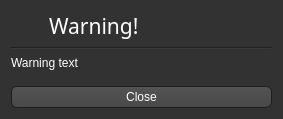
<?xml version="1.0" encoding="UTF-8"?>
<ui version="4.0">
 <class>Warning</class>
 <widget class="QDialog" name="Warning">
  <property name="geometry">
   <rect>
    <x>0</x>
    <y>0</y>
    <width>283</width>
    <height>119</height>
   </rect>
  </property>
  <property name="windowTitle">
   <string notr="true">Wii Music Editor Plus</string>
  </property>
  <property name="styleSheet">
   <string notr="true">QToolTip
{
     border: 1px solid black;
     background-color: #ffa02f;
     padding: 1px;
     border-radius: 3px;
     opacity: 100;
}

QWidget
{
    color: white;
    background-color: #323232;
}

QWidget:item:hover
{
    background-color: QLinearGradient( x1: 0, y1: 0, x2: 0, y2: 1, stop: 0 #ffa02f, stop: 1 #ca0619);
    color: #000000;
}

QWidget:item:selected
{
    background-color: QLinearGradient( x1: 0, y1: 0, x2: 0, y2: 1, stop: 0 #ffa02f, stop: 1 #d7801a);
}

QMenuBar
{
	background: #242424;
}

QMenuBar::item
{
    background: transparent;
}

QMenuBar::item:selected
{
    background: transparent;
    border: 1px solid #ffaa00;
}

QMenuBar::item:pressed
{
    background: #444;
    border: 1px solid #000;
    background-color: QLinearGradient(
        x1:0, y1:0,
        x2:0, y2:1,
        stop:1 #212121,
        stop:0.4 #343434/*,
        stop:0.2 #343434,
        stop:0.1 #ffaa00*/
    );
    margin-bottom:-1px;
    padding-bottom:1px;
}

QMenu
{
    border: 1px solid #000;
}

QMenu::item
{
    padding: 2px 20px 2px 20px;
}

QMenu::item:selected
{
    color: #000000;
}

QWidget:disabled
{
    color: #404040;
    background-color: #323232;
}

QLineEdit
{
    background-color: QLinearGradient( x1: 0, y1: 0, x2: 0, y2: 1, stop: 0 #4d4d4d, stop: 0 #646464, stop: 1 #5d5d5d);
    padding: 1px;
    border-style: solid;
    border: 1px solid #1e1e1e;
    border-radius: 5;
}

QSpinBox
{
    background-color: QLinearGradient( x1: 0, y1: 0, x2: 0, y2: 1, stop: 0 #4d4d4d, stop: 0 #646464, stop: 1 #5d5d5d);
    padding: 1px;
    border-style: solid;
    border: 1px solid #1e1e1e;
    border-radius: 5;
}

QPushButton
{
    color: white;
    background-color: QLinearGradient( x1: 0, y1: 0, x2: 0, y2: 1, stop: 0 #565656, stop: 0.1 #525252, stop: 0.5 #4e4e4e, stop: 0.9 #4a4a4a, stop: 1 #464646);
    border-width: 1px;
    border-color: #1e1e1e;
    border-style: solid;
    border-radius: 6;
    padding: 3px;
    padding-left: 5px;
    padding-right: 5px;
}

QPushButton:pressed
{
    background-color: QLinearGradient( x1: 0, y1: 0, x2: 0, y2: 1, stop: 0 #2d2d2d, stop: 0.1 #2b2b2b, stop: 0.5 #292929, stop: 0.9 #282828, stop: 1 #252525);
}

QComboBox
{
    selection-background-color: #ffaa00;
    background-color: QLinearGradient( x1: 0, y1: 0, x2: 0, y2: 1, stop: 0 #565656, stop: 0.1 #525252, stop: 0.5 #4e4e4e, stop: 0.9 #4a4a4a, stop: 1 #464646);
    border-style: solid;
    border: 1px solid #1e1e1e;
    border-radius: 5;
	padding-left: 4px;
}

QComboBox:hover,QPushButton:hover
{
    border: 2px solid QLinearGradient( x1: 0, y1: 0, x2: 0, y2: 1, stop: 0 #ffa02f, stop: 1 #d7801a);
}


QComboBox:on
{
    background-color: QLinearGradient( x1: 0, y1: 0, x2: 0, y2: 1, stop: 0 #2d2d2d, stop: 0.1 #2b2b2b, stop: 0.5 #292929, stop: 0.9 #282828, stop: 1 #252525);
    selection-background-color: #ffaa00;
}

QComboBox QAbstractItemView
{
    border: 2px solid darkgray;
    selection-background-color: QLinearGradient( x1: 0, y1: 0, x2: 0, y2: 1, stop: 0 #ffa02f, stop: 1 #d7801a);
}

QComboBox::drop-down
{
     subcontrol-origin: padding;
     subcontrol-position: top right;
     width: 15px;

     border-left-width: 0px;
     border-left-color: darkgray;
     border-left-style: solid; /* just a single line */
     border-top-right-radius: 3px; /* same radius as the QComboBox */
     border-bottom-right-radius: 3px;
 }

QComboBox::down-arrow
{
     image: url(:images/images/down_arrow.png);
}

QGroupBox:focus
{
border: 2px solid QLinearGradient( x1: 0, y1: 0, x2: 0, y2: 1, stop: 0 #ffa02f, stop: 1 #d7801a);
}

QTextEdit:focus
{
    border: 2px solid QLinearGradient( x1: 0, y1: 0, x2: 0, y2: 1, stop: 0 #ffa02f, stop: 1 #d7801a);
}

QScrollBar:horizontal {
     border: 1px solid #222222;
     background: QLinearGradient( x1: 0, y1: 0, x2: 0, y2: 1, stop: 0.0 #121212, stop: 0.2 #282828, stop: 1 #484848);
     height: 7px;
     margin: 0px 16px 0 16px;
}

QScrollBar::handle:horizontal
{
      background: QLinearGradient( x1: 0, y1: 0, x2: 1, y2: 0, stop: 0 #ffa02f, stop: 0.5 #d7801a, stop: 1 #ffa02f);
      min-height: 20px;
      border-radius: 2px;
}

QScrollBar::add-line:horizontal {
      border: 1px solid #1b1b19;
      border-radius: 2px;
      background: QLinearGradient( x1: 0, y1: 0, x2: 1, y2: 0, stop: 0 #ffa02f, stop: 1 #d7801a);
      width: 14px;
      subcontrol-position: right;
      subcontrol-origin: margin;
}

QScrollBar::sub-line:horizontal {
      border: 1px solid #1b1b19;
      border-radius: 2px;
      background: QLinearGradient( x1: 0, y1: 0, x2: 1, y2: 0, stop: 0 #ffa02f, stop: 1 #d7801a);
      width: 14px;
     subcontrol-position: left;
     subcontrol-origin: margin;
}

QAbstractItemView
{
    background-color: #121212;
}

QScrollBar::right-arrow:horizontal, QScrollBar::left-arrow:horizontal
{
      border: 1px solid black;
      width: 1px;
      height: 1px;
      background: white;
}

QScrollBar::add-page:horizontal, QScrollBar::sub-page:horizontal
{
      background: none;
}

QScrollBar:vertical
{
      background: QLinearGradient( x1: 0, y1: 0, x2: 1, y2: 0, stop: 0.0 #121212, stop: 0.2 #282828, stop: 1 #484848);
      width: 7px;
      margin: 16px 0 16px 0;
      border: 1px solid #222222;
}

QScrollBar::handle:vertical
{
      background: QLinearGradient( x1: 0, y1: 0, x2: 0, y2: 1, stop: 0 #ffa02f, stop: 0.5 #d7801a, stop: 1 #ffa02f);
      min-height: 20px;
      border-radius: 2px;
}

QScrollBar::add-line:vertical
{
      border: 1px solid #1b1b19;
      border-radius: 2px;
      background: QLinearGradient( x1: 0, y1: 0, x2: 0, y2: 1, stop: 0 #ffa02f, stop: 1 #d7801a);
      height: 14px;
      subcontrol-position: bottom;
      subcontrol-origin: margin;
}

QScrollBar::sub-line:vertical
{
      border: 1px solid #1b1b19;
      border-radius: 2px;
      background: QLinearGradient( x1: 0, y1: 0, x2: 0, y2: 1, stop: 0 #d7801a, stop: 1 #ffa02f);
      height: 14px;
      subcontrol-position: top;
      subcontrol-origin: margin;
}

QScrollBar::up-arrow:vertical, QScrollBar::down-arrow:vertical
{
      border: 1px solid black;
      width: 1px;
      height: 1px;
      background: white;
}


QScrollBar::add-page:vertical, QScrollBar::sub-page:vertical
{
      background: none;
}

QTextEdit
{
    background-color: #242424;
	padding-left: 1px;
}

QPlainTextEdit
{
    background-color: #242424;
}

QHeaderView::section
{
    background-color: QLinearGradient(x1:0, y1:0, x2:0, y2:1, stop:0 #616161, stop: 0.5 #505050, stop: 0.6 #434343, stop:1 #656565);
    color: white;
    padding-left: 4px;
    border: 1px solid #6c6c6c;
}

QCheckBox:disabled
{
color: #414141;
}

QDockWidget::title
{
    text-align: center;
    spacing: 3px; /* spacing between items in the tool bar */
    background-color: QLinearGradient(x1:0, y1:0, x2:0, y2:1, stop:0 #323232, stop: 0.5 #242424, stop:1 #323232);
}

QDockWidget::close-button, QDockWidget::float-button
{
    text-align: center;
    spacing: 1px; /* spacing between items in the tool bar */
    background-color: QLinearGradient(x1:0, y1:0, x2:0, y2:1, stop:0 #323232, stop: 0.5 #242424, stop:1 #323232);
}

QDockWidget::close-button:hover, QDockWidget::float-button:hover
{
    background: #242424;
}

QDockWidget::close-button:pressed, QDockWidget::float-button:pressed
{
    padding: 1px -1px -1px 1px;
}

QMainWindow::separator
{
    background-color: QLinearGradient(x1:0, y1:0, x2:0, y2:1, stop:0 #161616, stop: 0.5 #151515, stop: 0.6 #212121, stop:1 #343434);
    color: white;
    padding-left: 4px;
    border: 1px solid #4c4c4c;
    spacing: 3px; /* spacing between items in the tool bar */
}

QMainWindow::separator:hover
{

    background-color: QLinearGradient(x1:0, y1:0, x2:0, y2:1, stop:0 #d7801a, stop:0.5 #b56c17 stop:1 #ffa02f);
    color: white;
    padding-left: 4px;
    border: 1px solid #6c6c6c;
    spacing: 3px; /* spacing between items in the tool bar */
}

QToolBar::handle
{
     spacing: 3px; /* spacing between items in the tool bar */
     background: url(:images/images/handle.png);
}

QMenu::separator
{
    height: 2px;
    background-color: QLinearGradient(x1:0, y1:0, x2:0, y2:1, stop:0 #161616, stop: 0.5 #151515, stop: 0.6 #212121, stop:1 #343434);
    color: white;
    padding-left: 4px;
    margin-left: 10px;
    margin-right: 5px;
}

QProgressBar
{
    border: 2px solid grey;
    border-radius: 5px;
    text-align: center;
}

QProgressBar::chunk
{
    background-color: #d7801a;
    width: 2.15px;
    margin: 0.5px;
}

QTabBar::tab {
    color: #b1b1b1;
    border: 1px solid #444;
    border-bottom-style: none;
    background-color: #323232;
    padding-left: 10px;
    padding-right: 10px;
    padding-top: 3px;
    padding-bottom: 2px;
    margin-right: -1px;
}

QTabWidget::pane {
    border: 1px solid #444;
    top: 1px;
}

QTabBar::tab:last
{
    margin-right: 0; /* the last selected tab has nothing to overlap with on the right */
    border-top-right-radius: 3px;
}

QTabBar::tab:first:!selected
{
 margin-left: 0px; /* the last selected tab has nothing to overlap with on the right */


    border-top-left-radius: 3px;
}

QTabBar::tab:!selected
{
    color: #b1b1b1;
    border-bottom-style: solid;
    margin-top: 3px;
    background-color: QLinearGradient(x1:0, y1:0, x2:0, y2:1, stop:1 #212121, stop:.4 #343434);
}

QTabBar::tab:selected
{
    border-top-left-radius: 3px;
    border-top-right-radius: 3px;
    margin-bottom: 0px;
}

QTabBar::tab:!selected:hover
{
    /*border-top: 2px solid #ffaa00;
    padding-bottom: 3px;*/
    border-top-left-radius: 3px;
    border-top-right-radius: 3px;
    background-color: QLinearGradient(x1:0, y1:0, x2:0, y2:1, stop:1 #212121, stop:0.4 #343434, stop:0.2 #343434, stop:0.1 #ffaa00);
}

QRadioButton::indicator:checked, QRadioButton::indicator:unchecked{
    color: #b1b1b1;
    background-color: #323232;
    border: 1px solid #b1b1b1;
    border-radius: 6px;
}

QRadioButton::indicator:checked
{
    background-color: qradialgradient(
        cx: 0.5, cy: 0.5,
        fx: 0.5, fy: 0.5,
        radius: 1.0,
        stop: 0.25 #ffaa00,
        stop: 0.3 #323232);
}

QRadioButton::indicator:checked:disabled
{
    background-color: qradialgradient(
        cx: 0.5, cy: 0.5,
        fx: 0.5, fy: 0.5,
        radius: 1.0,
        stop: 0.25 #323232,
        stop: 0.3 #323232);
}

QCheckBox::indicator{
    color: #b1b1b1;
    background-color: #323232;
    border: 1px solid #b1b1b1;
    width: 9px;
    height: 9px;
}

QRadioButton::indicator
{
    border-radius: 6px;
}

QRadioButton::indicator:hover, QCheckBox::indicator:hover
{
    border: 1px solid #ffaa00;
}

QCheckBox::indicator:checked
{
    image:url(:images/images/checkbox.png);
}

QCheckBox::indicator:disabled, QRadioButton::indicator:disabled
{
    border: 1px solid #444;
}</string>
  </property>
  <layout class="QVBoxLayout" name="verticalLayout">
   <item>
    <layout class="QHBoxLayout" name="Title">
     <item>
      <widget class="QLabel" name="WarningSymbol">
       <property name="maximumSize">
        <size>
         <width>32</width>
         <height>16777215</height>
        </size>
       </property>
       <property name="text">
        <string notr="true">&lt;html&gt;&lt;head/&gt;&lt;body&gt;&lt;p&gt;&lt;img src=&quot;:/images/images/warning.png&quot;/&gt;&lt;/p&gt;&lt;/body&gt;&lt;/html&gt;</string>
       </property>
      </widget>
     </item>
     <item>
      <widget class="QLabel" name="WarningTitle">
       <property name="font">
        <font>
         <family>Continuum Medium</family>
         <pointsize>16</pointsize>
        </font>
       </property>
       <property name="text">
        <string>Warning!</string>
       </property>
      </widget>
     </item>
    </layout>
   </item>
   <item>
    <widget class="Line" name="line">
     <property name="orientation">
      <enum>Qt::Horizontal</enum>
     </property>
    </widget>
   </item>
   <item>
    <widget class="QLabel" name="WarningText">
     <property name="text">
      <string notr="true">Warning text</string>
     </property>
    </widget>
   </item>
   <item>
    <spacer name="WarningSpacer">
     <property name="orientation">
      <enum>Qt::Vertical</enum>
     </property>
     <property name="sizeHint" stdset="0">
      <size>
       <width>20</width>
       <height>1</height>
      </size>
     </property>
    </spacer>
   </item>
   <item>
    <widget class="QPushButton" name="WarningClose">
     <property name="enabled">
      <bool>true</bool>
     </property>
     <property name="text">
      <string>Close</string>
     </property>
    </widget>
   </item>
  </layout>
 </widget>
 <resources>
  <include location="resources.qrc"/>
 </resources>
 <connections/>
</ui>
